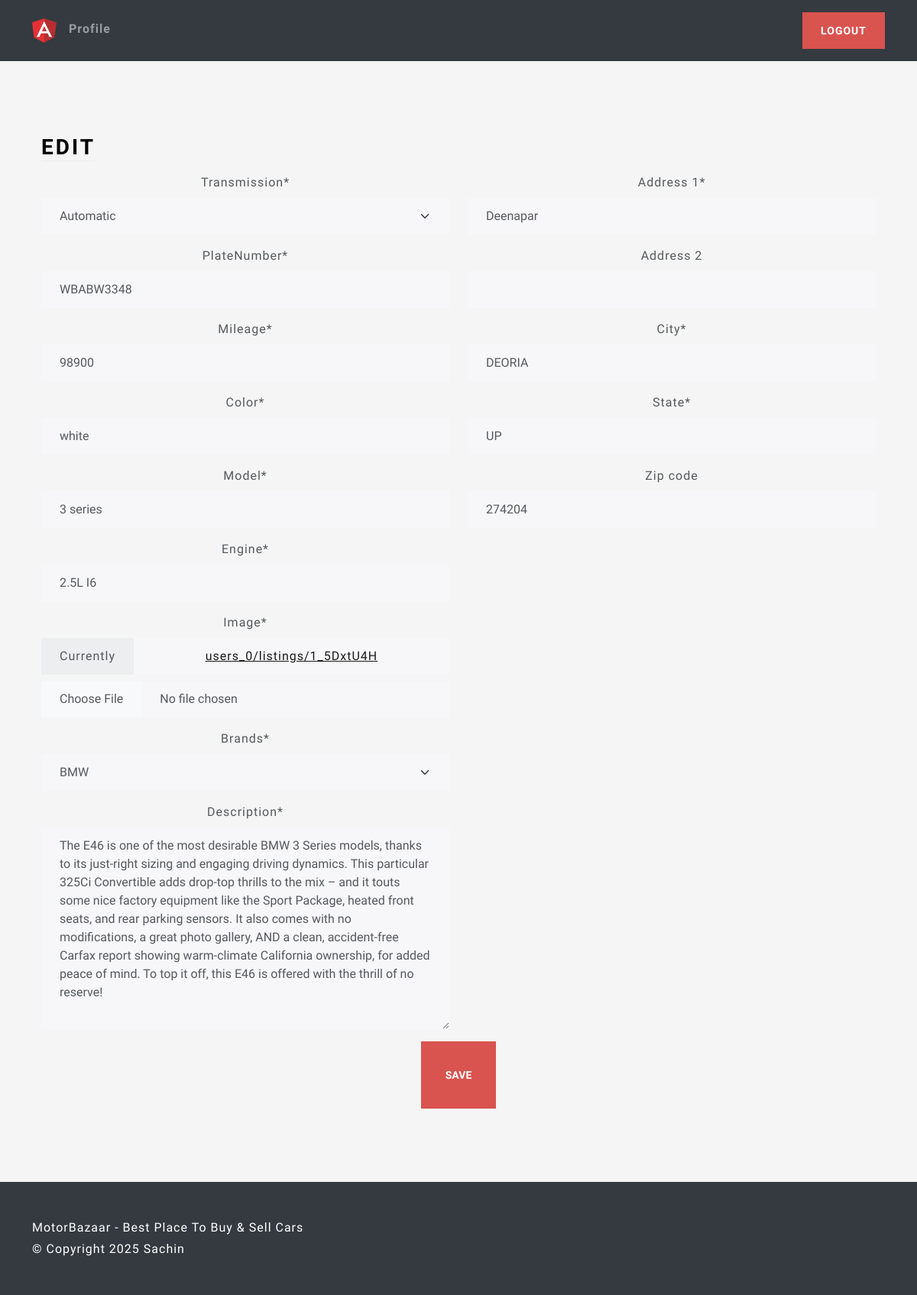
Screenshot of /listing/948144bd22764bb2b1296e6a32b96d72/edit/ (signed in) with the database file from the repository.
### mainapp/models.py (models this page shows, shortened)
class Listing(models.Model):
    id=models.UUIDField(primary_key=True, default=uuid.uuid4,unique=True, editable=False)
    created_at=models.DateTimeField(auto_now_add=True)
    updated_at=models.DateTimeField(auto_now=True)
    seller=models.ForeignKey(Profile, on_delete=models.CASCADE) #when profile get deleted, all listings will be deleted
    brands=models.CharField(max_length=30,choices=CAR_BRANDS,default=None)
    model=models.CharField(max_length=100)
    plateNumber=models.CharField(max_length=10)
    mileage=models.IntegerField(default=0)
    color=models.CharField(max_length=30,default='white')
    description=models.TextField()
    engine=models.CharField(max_length=30)
    transmission=models.CharField(max_length=30,choices=TRANSMISSION,default=None)
    location=models.OneToOneField(Location,on_delete=models.SET_NULL,null=True)
    image=models.ImageField(upload_to=user_listing_path)

### users/models.py (models this page shows, shortened)
class Location(models.Model):
    address_1=models.CharField(max_length=150)
    address_2=models.CharField(max_length=150,blank=True)
    city=models.CharField(max_length=100)
    state=models.CharField(max_length=100 ,default='UP')
    zip_code=models.CharField(max_length=10,blank=True)

### mainapp/views.py (the view)
# urls.py: path('listing/<str:id>/edit/', edit_view, name='edit'),
@login_required
def edit_view(request,id):
    try:
        listing=Listing.objects.get(id=id)
        if listing is None:
            raise Exception()
        if request.method == 'POST':
            listing_form=ListingForm(request.POST,request.FILES ,instance=listing)
            location_form=LocationForm(request.POST, instance=listing.location)
            if listing_form.is_valid() and location_form.is_valid():
                listing_form.save()
                location_form.save()
                messages.info(request,f'{listing.model} Listing Updated successfully')
                return redirect('home')
            else:
                messages.error(request,f'Error occured while editing listing with id {id}')
                return reload()
        else:
            listing_form=ListingForm(instance=listing)
            location_form=LocationForm(instance=listing.location)
            context={'listing_form':listing_form,'location_form':location_form}
            return render(request,'views/edit.html',context)
    except Exception as e:
        messages.error(request,f'Error occured while fetching listing with id {id}')
        return redirect('home')

### mainapp/forms.py
class ListingForm(forms.ModelForm):
    image=forms.ImageField(required=True)
    class Meta:
        model=Listing
        fields={'brands','model','plateNumber','mileage','color','description','engine','transmission','image'}

### users/forms.py
class LocationForm(forms.ModelForm):
    class Meta:
        model=Location
        fields=['address_1','address_2','city','state','zip_code']

### mainapp/templates/views/edit.html (shortened to what this page needs)
{% extends "base/base.html" %}
{% load static %}
{% load crispy_forms_tags %}
{% block 'body' %}
<div class="container-fluid text-center py-5">
    <div class="container px-4 py-5">
        <div class="row g-4">
            <div class="col d-flex align-items-start">
                <div>
                    <h2 class="mb-3 border-bottom" style="color: black">Edit</h2>
                </div>
            </div>
        </div>
        <form action="" method="post" enctype="multipart/form-data">
            <div class="row">
                <div class="col-6">
                    {{ listing_form|crispy }}
                </div>
                <div class="col-6">
                    {{ location_form|crispy }}
                </div>
            </div>
            <button class="btn btn-lg btn-danger" type="submit">Save</button>
        </form>
    </div>
</div>
{% endblock %}

### mainapp/static/css/style.css (style rules this page uses)
html, body { height: 100%; }
body { align-items: center; padding-bottom: 40px; background-color: #f5f5f5; }
.h2, h2 { color: white; }

### rows the page displays
Listing: transmission "Automatic", plateNumber "WBABW3348", mileage "98900", color "white", model "3 series", engine "2.5L I6", brands "BMW", description "The E46 is one of the most desirable BMW 3 Series models, thanks to its just-right sizing and engaging driving dynamics. This particular 325Ci Convertible adds drop-top thrills to the mix – and it touts some nice factory equipment like the Sport Package, heated front seats, and rear parking sensors. It also comes with no modifications, a great photo gallery, AND a clean, accident-free Carfax report showing warm-climate California ownership, for added peace of mind. To top it off, this E46 is offered with the thrill of no reserve!"
Location: address_1 "Deenapar", city "DEORIA", state "UP", zip_code "274204"
